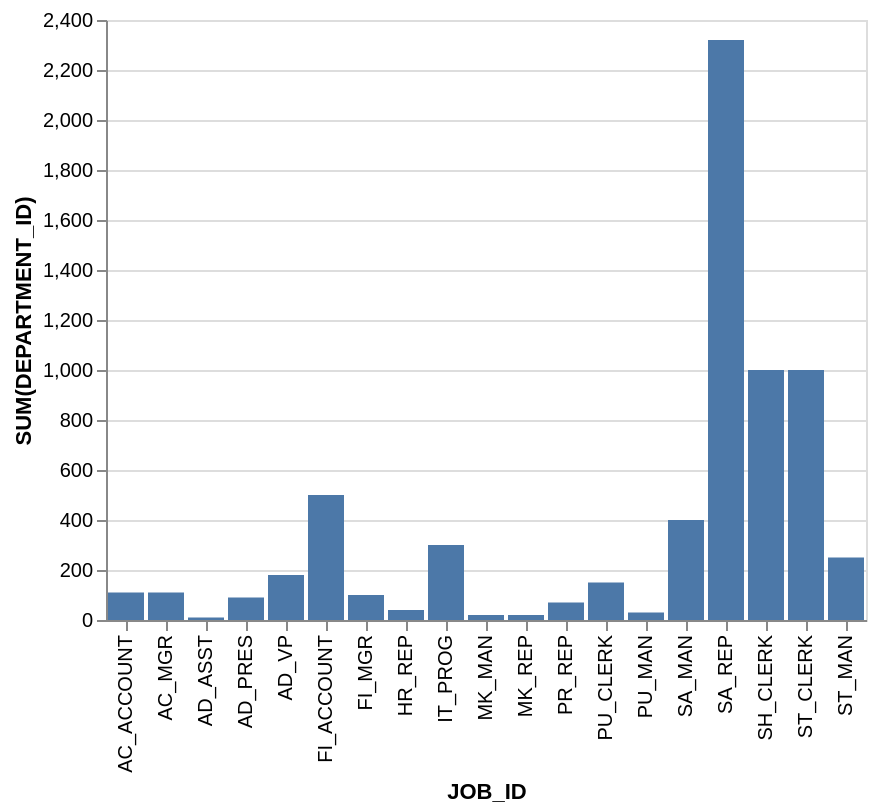

Write a Vega-Lite specification for this figure.
### Vega-Lite specification from a JSON file in a GitHub repository (floating-point values rounded to 4 significant figures)
{"data": {"values": [{"x_data": "AC_ACCOUNT", "y_data": 110}, {"x_data": "AC_MGR", "y_data": 110}, {"x_data": "AD_ASST", "y_data": 10}, {"x_data": "AD_PRES", "y_data": 90}, {"x_data": "AD_VP", "y_data": 180}, {"x_data": "FI_ACCOUNT", "y_data": 500}, {"x_data": "FI_MGR", "y_data": 100}, {"x_data": "HR_REP", "y_data": 40}, {"x_data": "IT_PROG", "y_data": 300}, {"x_data": "MK_MAN", "y_data": 20}, {"x_data": "MK_REP", "y_data": 20}, {"x_data": "PR_REP", "y_data": 70}, {"x_data": "PU_CLERK", "y_data": 150}, {"x_data": "PU_MAN", "y_data": 30}, {"x_data": "SA_MAN", "y_data": 400}, {"x_data": "SA_REP", "y_data": 2320}, {"x_data": "SH_CLERK", "y_data": 1000}, {"x_data": "ST_CLERK", "y_data": 1000}, {"x_data": "ST_MAN", "y_data": 250}]}, "mark": "bar", "encoding": {"x": {"field": "x_data", "type": "nominal", "title": "JOB_ID", "sort": "ascending"}, "y": {"field": "y_data", "type": "quantitative", "title": "SUM(DEPARTMENT_ID)"}}}
